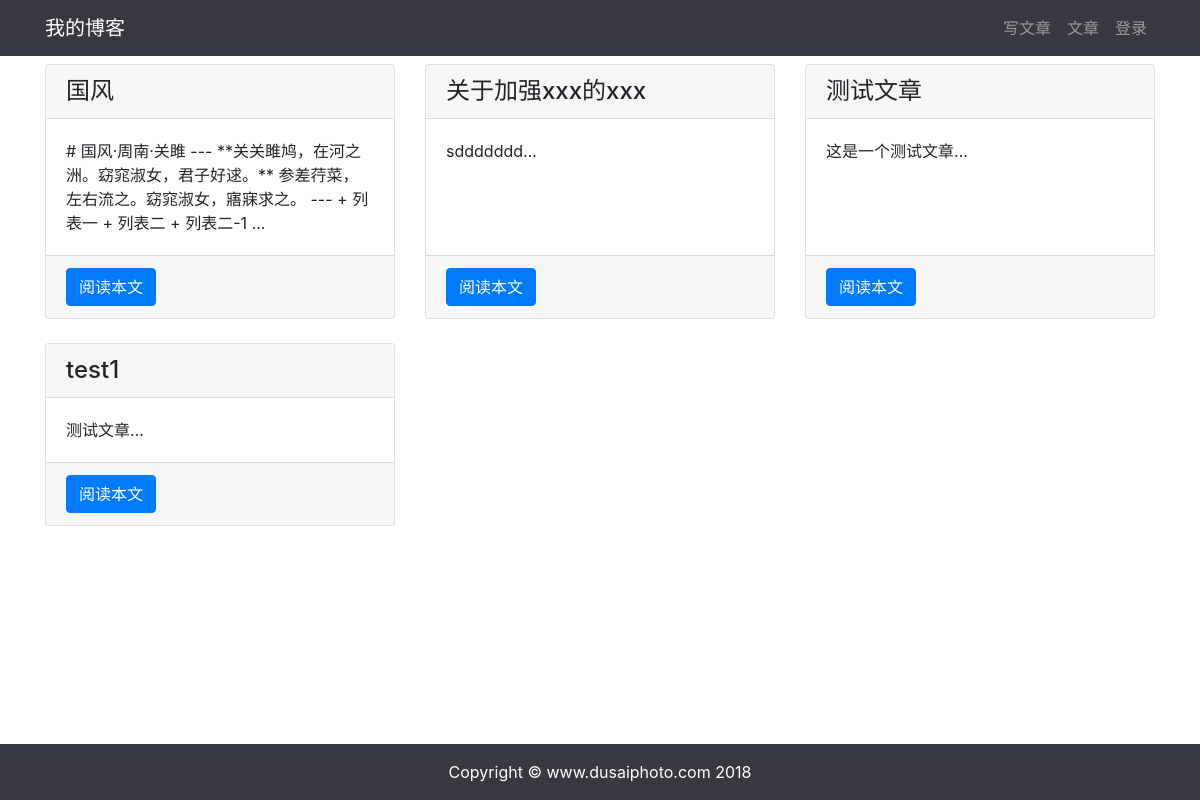
The app's page /article/article-list/, older data.
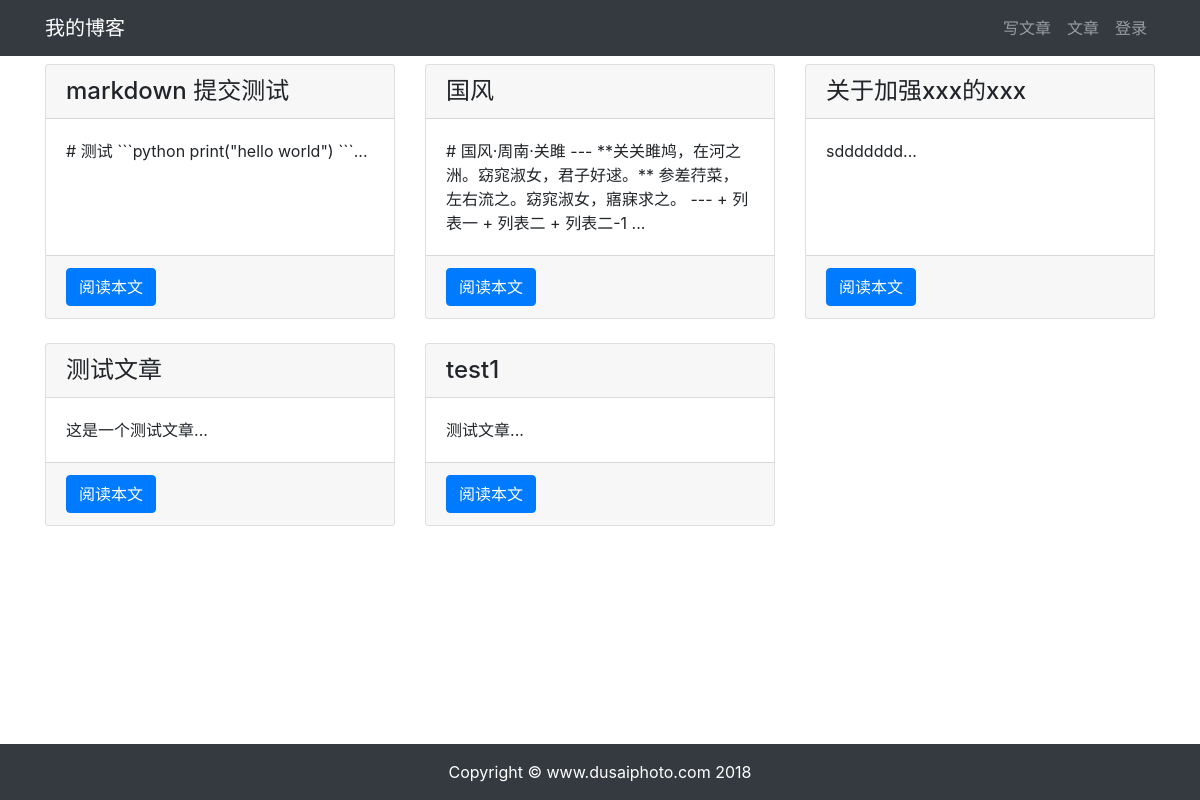
The same page, newer data.
### article/models.py (models this page shows, shortened)
class ArticlePost(models.Model):
    author = models.ForeignKey(User, on_delete=models.CASCADE)
    title = models.CharField(max_length=100)
    body = models.TextField()
    created = models.DateTimeField(default=timezone.now)
    updated = models.DateTimeField(auto_now=True)
    class Meta:
        ordering = ('-created',)

### article/views.py (the view)
# urls.py: path('article-list/',views.article_list,name='article_list'),
def article_list(request):
    articles = ArticlePost.objects.all()
    context = {'articles':articles}
    return render(request,'article/list.html',context)

### templates/article/list.html (shortened to what this page needs)
{% extends "base.html" %}
{% load static %}
{% block content %}
<div class="container">
    <div class="row mt-2">
        {% for article in articles %}
        <div class="col-4 mb-4">
            <div class="card h-100">
                <h4 class="card-header">{{ article.title }}</h4>
                <div class="card-body">
                    <p class="card-text">{{ article.body|slice:'100' }}...</p>
                </div>
                <div class="card-footer">
                    <a href="{% url 'article:article_detail' article.id %}" class="btn btn-primary">阅读本文</a>
                </div>
            </div>
        </div>
        {% endfor %}
    </div>
</div>
{% endblock content %}

Row changes from the older to the newer data that the page shows:
added ArticlePost: title "markdown 提交测试", body "# 测试 ```python print(\"hello world\") ```"
